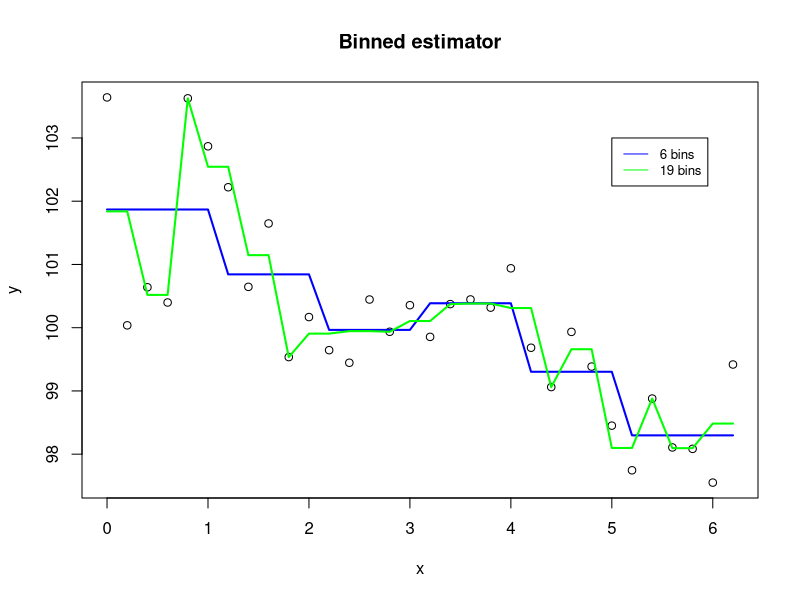

The R script that drew this image:
# CODE1101
rm(list=ls()) # CLEAR WORKSPACE
set.seed(195021)
x<-seq(from=0, to=2*pi,by=0.2)
f0<-function(x){ 100+sin(2*x)+cos(x/2) }
R2<-2/3
y<-f0(x)+rnorm(n=length(x),sd=sqrt(var(f0(x))*(1-R2)/R2))
z1 <- cut(x,breaks=seq(from=min(x),to=max(x+.01),
                       length=7),right=F)
f1 <- lm(y~z1)
z2 <- cut(x,breaks=seq(from=min(x),to=max(x+.01),
                       length=20),right=F)
f2 <- lm(y~z2)
#setwd("C:/Users/au223137/Dropbox/Rsessions/MarkDown")
#pdf("C:/Users/au223137/Dropbox/Rsessions/MarkDown/Figures/
#binestimator.pdf")

plot(y~x,main='Binned estimator')
#lines(x=x,y=f0(x),col='red',lwd=2)
lines(x=x,y=predict(f1),col='blue',lwd=2)
lines(x=x,y=predict(f2),col='green',lwd=2)
legend(5, 103, legend=c("6 bins", "19 bins"),
       col=c("blue", "green"), lty=1:1, cex=0.8)
#dev.off()
